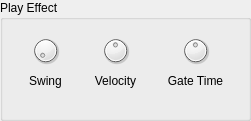
  <widget class="QGroupBox" name="groupBox">
   <property name="geometry">
    <rect>
     <x>880</x>
     <y>11</y>
     <width>251</width>
     <height>121</height>
    </rect>
   </property>
   <property name="title">
    <string>Play Effect</string>
   </property>
   <widget class="DialKnob" name="swing">
    <property name="geometry">
     <rect>
      <x>30</x>
      <y>30</y>
      <width>31</width>
      <height>41</height>
     </rect>
    </property>
    <property name="sizePolicy">
     <sizepolicy hsizetype="Fixed" vsizetype="Fixed">
      <horstretch>0</horstretch>
      <verstretch>0</verstretch>
     </sizepolicy>
    </property>
    <property name="minimumSize">
     <size>
      <width>0</width>
      <height>0</height>
     </size>
    </property>
    <property name="maximumSize">
     <size>
      <width>16777215</width>
      <height>16777215</height>
     </size>
    </property>
    <property name="minimum">
     <number>32</number>
    </property>
    <property name="maximum">
     <number>53</number>
    </property>
    <property name="wrapping">
     <bool>false</bool>
    </property>
    <property name="notchTarget">
     <double>8.000000000000000</double>
    </property>
    <property name="notchesVisible">
     <bool>false</bool>
    </property>
   </widget>
   <widget class="QLabel" name="label_8">
    <property name="geometry">
     <rect>
      <x>90</x>
      <y>70</y>
      <width>51</width>
      <height>21</height>
     </rect>
    </property>
    <property name="text">
     <string>Velocity</string>
    </property>
    <property name="alignment">
     <set>Qt::AlignCenter</set>
    </property>
   </widget>
   <widget class="QLabel" name="seqLabel_2">
    <property name="geometry">
     <rect>
      <x>20</x>
      <y>70</y>
      <width>51</width>
      <height>21</height>
     </rect>
    </property>
    <property name="text">
     <string>Swing</string>
    </property>
    <property name="alignment">
     <set>Qt::AlignCenter</set>
    </property>
   </widget>
   <widget class="DialKnob" name="velocity">
    <property name="geometry">
     <rect>
      <x>100</x>
      <y>30</y>
      <width>31</width>
      <height>41</height>
     </rect>
    </property>
    <property name="sizePolicy">
     <sizepolicy hsizetype="Fixed" vsizetype="Fixed">
      <horstretch>0</horstretch>
      <verstretch>0</verstretch>
     </sizepolicy>
    </property>
    <property name="minimumSize">
     <size>
      <width>0</width>
      <height>0</height>
     </size>
    </property>
    <property name="maximumSize">
     <size>
      <width>16777215</width>
      <height>16777215</height>
     </size>
    </property>
    <property name="minimum">
     <number>0</number>
    </property>
    <property name="maximum">
     <number>200</number>
    </property>
    <property name="value">
     <number>100</number>
    </property>
    <property name="wrapping">
     <bool>false</bool>
    </property>
    <property name="notchTarget">
     <double>8.000000000000000</double>
    </property>
    <property name="notchesVisible">
     <bool>false</bool>
    </property>
   </widget>
   <widget class="QLabel" name="seqLabel_3">
    <property name="geometry">
     <rect>
      <x>160</x>
      <y>70</y>
      <width>71</width>
      <height>21</height>
     </rect>
    </property>
    <property name="text">
     <string>Gate Time</string>
    </property>
    <property name="alignment">
     <set>Qt::AlignCenter</set>
    </property>
   </widget>
   <widget class="DialKnob" name="gate">
    <property name="geometry">
     <rect>
      <x>180</x>
      <y>30</y>
      <width>31</width>
      <height>41</height>
     </rect>
    </property>
    <property name="sizePolicy">
     <sizepolicy hsizetype="Fixed" vsizetype="Fixed">
      <horstretch>0</horstretch>
      <verstretch>0</verstretch>
     </sizepolicy>
    </property>
    <property name="minimumSize">
     <size>
      <width>0</width>
      <height>0</height>
     </size>
    </property>
    <property name="maximumSize">
     <size>
      <width>16777215</width>
      <height>16777215</height>
     </size>
    </property>
    <property name="minimum">
     <number>1</number>
    </property>
    <property name="maximum">
     <number>200</number>
    </property>
    <property name="value">
     <number>100</number>
    </property>
    <property name="wrapping">
     <bool>false</bool>
    </property>
    <property name="notchTarget">
     <double>8.000000000000000</double>
    </property>
    <property name="notchesVisible">
     <bool>false</bool>
    </property>
   </widget>
  </widget>
